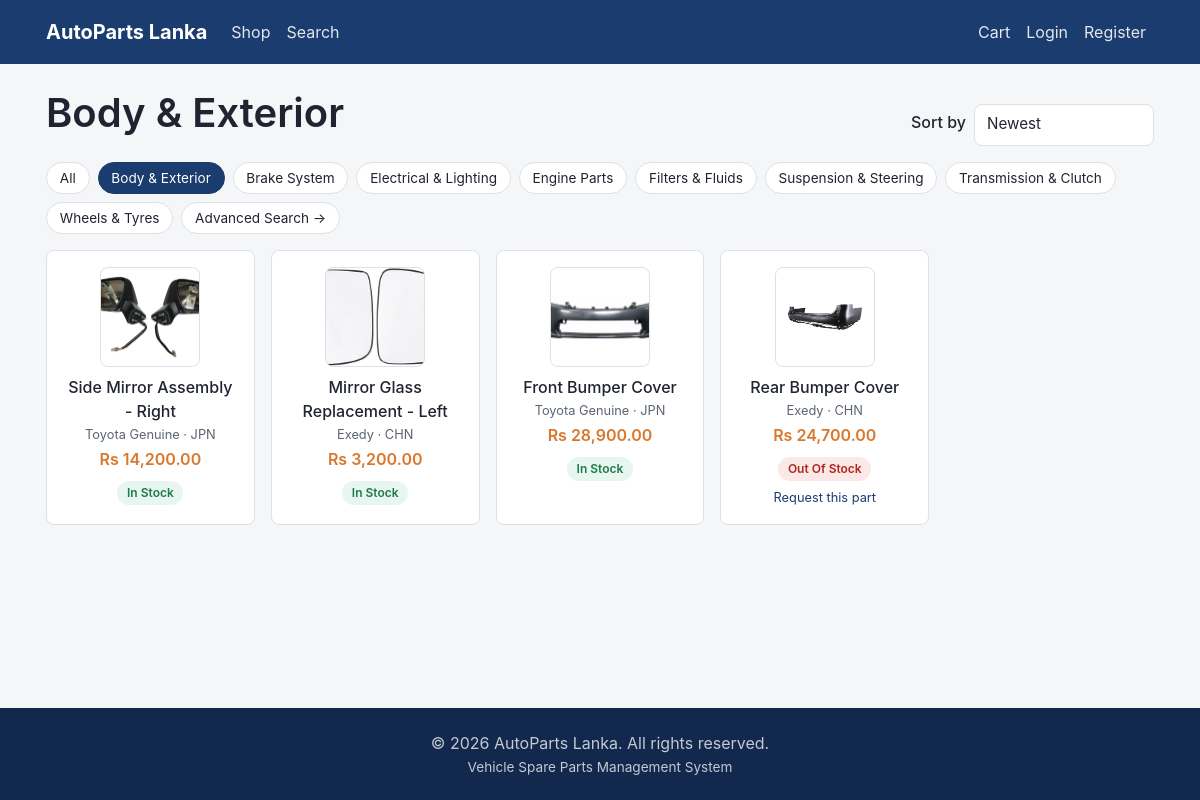
Page /catalogue/products.php?category=5 on the committed database.
### tables this page shows
CREATE TABLE category (
    categoryID       INT AUTO_INCREMENT PRIMARY KEY,
    parentCategoryID INT NULL,
    categoryName     VARCHAR(100) NOT NULL,
    description      TEXT NULL,
    CONSTRAINT fk_category_parent FOREIGN KEY (parentCategoryID)
        REFERENCES category(categoryID) ON DELETE SET NULL
);

CREATE TABLE spare_part (
    partID         INT AUTO_INCREMENT PRIMARY KEY,
    categoryID     INT NOT NULL,
    brandID        INT NOT NULL,
    countryID      INT NOT NULL,
    adminID        INT NOT NULL,
    partName       VARCHAR(150) NOT NULL,
    partNumber     VARCHAR(50)  NOT NULL,
    description    TEXT NULL,
    price          DECIMAL(12,2) NOT NULL,
    size           VARCHAR(50)  NULL,
    stockQty       INT NOT NULL DEFAULT 0,
    minStockLevel  INT NOT NULL DEFAULT 0,
    imageURL       VARCHAR(255) NULL,
    isActive       TINYINT(1) NOT NULL DEFAULT 1,
    createdAt      DATETIME NOT NULL DEFAULT CURRENT_TIMESTAMP,
    CONSTRAINT fk_part_category FOREIGN KEY (categoryID) REFERENCES category(categoryID),
    CONSTRAINT fk_part_brand    FOREIGN KEY (brandID)    REFERENCES brand(brandID),
    CONSTRAINT fk_part_country  FOREIGN KEY (countryID)  REFERENCES country(countryID),
    CONSTRAINT fk_part_admin    FOREIGN KEY (adminID)    REFERENCES admin(adminID),
    INDEX idx_part_active (isActive),
    INDEX idx_part_name (partName),
    INDEX idx_part_number (partNumber)
);

CREATE TABLE brand (
    brandID       INT AUTO_INCREMENT PRIMARY KEY,
    brandName     VARCHAR(100) NOT NULL UNIQUE,
    isAuthorized  TINYINT(1) NOT NULL DEFAULT 0
);

CREATE TABLE country (
    countryID       INT AUTO_INCREMENT PRIMARY KEY,
    countryName     VARCHAR(100) NOT NULL,
    countryCode     CHAR(3) NOT NULL,
    importDutyRate  DECIMAL(5,2) NOT NULL DEFAULT 0
);

### catalogue/products.php (the view, shortened to what this page needs)
<?php
require_once __DIR__ . '/lib/search_helper.php';
$db = getDB();
$categoryId = isset($_GET['category']) && $_GET['category'] !== '' ? (int) $_GET['category'] : null;
$sort = in_array($_GET['sort'] ?? '', CAT_SORT_OPTIONS, true) ? $_GET['sort'] : 'newest';
$page = max(1, (int) ($_GET['page'] ?? 1));
$filters = [
    'sort' => $sort,
    'page' => $page,
];
if ($categoryId) {
    $filters['categoryIds'] = catDescendantCategoryIds($db, $categoryId);
}
$result = catSearchParts($db, $filters);
$categoryTree = catCategoryTree($db);
$currentCategoryName = null;
foreach ($categoryTree as $top) {
    if ((int) $top['categoryID'] === $categoryId) {
        $currentCategoryName = $top['categoryName'];
    }
}
require __DIR__ . '/../includes/header.php';
?>
<div class="container">
    <div class="cat-page-header">
        <h1><?php echo e($currentCategoryName ?? 'All Spare Parts'); ?></h1>
        <form method="get" class="cat-sort-form">
            <label for="sort" class="form-label">Sort by</label>
            <select id="sort" name="sort" class="form-control" onchange="this.form.submit()">
                <option value="newest" <?php echo $sort === 'newest' ? 'selected' : ''; ?>>Newest</option>
            </select>
        </form>
    </div>
    <div class="cat-category-chips">
        <a class="cat-chip<?php echo !$categoryId ? ' is-active' : ''; ?>" href="<?php echo BASE_URL; ?>/catalogue/products.php">All</a>
        <?php foreach ($categoryTree as $top): ?>
        <a class="cat-chip<?php echo $categoryId === (int) $top['categoryID'] ? ' is-active' : ''; ?>" href="<?php echo BASE_URL; ?>/catalogue/products.php?category=<?php echo (int) $top['categoryID']; ?>">
            <?php echo e($top['categoryName']); ?>
        </a>
        <?php endforeach; ?>
        <a class="cat-chip" href="<?php echo BASE_URL; ?>/catalogue/search.php">Advanced Search &rarr;</a>
    </div>
    <?php if (empty($result['items'])): ?>
    <p class="text-muted mt-3">No parts found<?php echo $currentCategoryName ? ' in ' . e($currentCategoryName) : ''; ?>.</p>
    <?php else: ?>
    <div class="cat-grid mt-3">
        <?php foreach ($result['items'] as $part): ?>
            <?php echo catRenderPartCard($part); ?>
        <?php endforeach; ?>
    </div>
    <?php endif; ?>
</div>
<?php require __DIR__ . '/../includes/footer.php'; ?>

### catalogue/lib/search_helper.php (shortened to what this page needs)
<?php
function catCategoryTree(PDO $db): array
{
    $rows = $db->query(
        'SELECT categoryID, parentCategoryID, categoryName, description FROM category ORDER BY categoryName'
    )->fetchAll();
    $topLevel = [];
    $childrenByParent = [];
    foreach ($rows as $row) {
        if ($row['parentCategoryID'] === null) {
            $topLevel[(int) $row['categoryID']] = $row + ['children' => []];
        } else {
            $childrenByParent[(int) $row['parentCategoryID']][] = $row;
        }
    }
    return array_values($topLevel);
}
function catDescendantCategoryIds(PDO $db, int $categoryId): array
{
    $ids = [$categoryId];
    $stmt = $db->prepare('SELECT categoryID FROM category WHERE parentCategoryID = ?');
    $stmt->execute([$categoryId]);
    foreach ($stmt->fetchAll() as $child) {
        $ids[] = (int) $child['categoryID'];
    }
    return $ids;
}
function catFilterPriceTarget(array $filters): ?float
{
    $raw = $filters['priceTarget'] ?? null;
    if ($raw === null || $raw === '') {
        return null;
    }
    $value = (float) $raw;
    return $value > 0 ? $value : null;
}
function catInPlaceholders(string $prefix, array $values, array &$params): string
{
    $names = [];
    foreach (array_values($values) as $i => $value) {
        $key = $prefix . $i;
        $names[] = ':' . $key;
        $params[$key] = (int) $value;
    }
    return implode(',', $names);
}
function catBuildWhere(array $filters): array
{
    $where = ['sp.isActive = 1'];
    $params = [];
    $keyword = trim((string) ($filters['keyword'] ?? ''));
    if (!empty($filters['categoryIds'])) {
        $where[] = 'sp.categoryID IN (' . catInPlaceholders('cat', $filters['categoryIds'], $params) . ')';
    }
    $size = trim((string) ($filters['size'] ?? ''));
    $priceTarget = catFilterPriceTarget($filters);
    $priceRange = null;
    return [
        'sql' => implode(' AND ', $where),
        'params' => $params,
        'priceRange' => $priceRange,
        'keyword' => $keyword,
    ];
}
function catOrderClause(string $sort, ?float $priceTarget, string $keyword): array
{
    switch ($sort) {
        case 'newest':
            return ['sql' => 'sp.createdAt DESC', 'params' => []];
    }
}
function catSearchParts(PDO $db, array $filters): array
{
    $built = catBuildWhere($filters);
    $whereSql = $built['sql'];
    $countStmt = $db->prepare("SELECT COUNT(*) AS c FROM spare_part sp WHERE $whereSql");
    $countStmt->execute($built['params']);
    $total = (int) $countStmt->fetch()['c'];
    $perPage = CAT_PER_PAGE;
    $page = max(1, (int) ($filters['page'] ?? 1));
    $pagination = paginate($total, $perPage, $page);
    $order = catOrderClause((string) ($filters['sort'] ?? 'relevance'), catFilterPriceTarget($filters), $built['keyword']);
    $selectParams = $built['params'] + $order['params'];
    $sql = "SELECT sp.*, b.brandName, b.isAuthorized, c.countryName, c.countryCode, c.importDutyRate, cat.categoryName
            FROM spare_part sp
            JOIN brand b ON b.brandID = sp.brandID
            JOIN country c ON c.countryID = sp.countryID
            JOIN category cat ON cat.categoryID = sp.categoryID
            WHERE $whereSql
            ORDER BY {$order['sql']}
            LIMIT :catLimit OFFSET :catOffset";
    $stmt = $db->prepare($sql);
    foreach ($selectParams as $key => $value) {
        $stmt->bindValue(':' . $key, $value);
    }
    $stmt->bindValue(':catLimit', $perPage, PDO::PARAM_INT);
    $stmt->bindValue(':catOffset', $pagination['offset'], PDO::PARAM_INT);
    $stmt->execute();
    return [
        'items' => $stmt->fetchAll(),
        'pagination' => $pagination,
        'priceRange' => $built['priceRange'],
        'total' => $total,
        'keyword' => $built['keyword'],
    ];
}
function catRenderPartCard(array $part): string
{
    $outOfStock = (int) $part['stockQty'] <= 0;
    $html = '<div class="cat-card">';
    $html .= '<a class="cat-card-link" href="' . BASE_URL . '/catalogue/product_details.php?id=' . (int) $part['partID'] . '">';
    $html .= partImage($part, 'md');
    $html .= '<p class="cat-card-name">' . e($part['partName']) . '</p>';
    $html .= '<p class="cat-card-meta">' . e($part['brandName'] ?? '') . ' &middot; ' . e($part['countryCode'] ?? '') . '</p>';
    $html .= '<p class="cat-card-price">' . formatMoney((float) $part['price']) . '</p>';
    $html .= '</a>';
    if ($outOfStock) {
        $html .= '<span class="badge-status badge-status--cancelled">Out of Stock</span>';
        $html .= ' <a class="cat-request-link" href="' . BASE_URL . '/requests/submit_request.php?part_name=' . urlencode($part['partName']) . '">Request this part</a>';
    } else {
        $html .= '<span class="badge-status badge-status--success">In Stock</span>';
    }
    $html .= '</div>';
    return $html;
}

### includes/functions.php (shortened to what this page needs)
<?php
function e(?string $value): string
{
    return htmlspecialchars($value ?? '', ENT_QUOTES, 'UTF-8');
}
function formatMoney(float $amount): string
{
    return CURRENCY . ' ' . number_format($amount, 2);
}
function paginate(int $total, int $perPage, int $current): array
{
    $perPage = max(1, $perPage);
    $totalPages = (int) max(1, ceil($total / $perPage));
    $current = max(1, min($current, $totalPages));
    return [
        'total' => $total,
        'perPage' => $perPage,
        'currentPage' => $current,
        'totalPages' => $totalPages,
        'offset' => ($current - 1) * $perPage,
        'hasPrev' => $current > 1,
        'hasNext' => $current < $totalPages,
    ];
}
function partImage(array $part, string $size = 'md'): string
{
    if (!empty($part['imageURL'])) {
        $src = str_contains($part['imageURL'], '/')
            ? BASE_URL . '/' . ltrim($part['imageURL'], '/')
            : rtrim(UPLOAD_URL, '/') . '/' . $part['imageURL'];
        return '<img class="part-thumb part-thumb--' . e($size) . '" '
             . 'src="' . e($src) . '" alt="' . e($part['partName'] ?? '') . '">';
    }
    $initials = strtoupper(mb_substr($part['partName'] ?? '?', 0, 2));
    return '<div class="part-thumb part-thumb--' . e($size) . '">'
         . '<span>' . e($initials) . '</span></div>';
}

### assets/css/base.css (style rules this page uses)
:root { --color-primary: #1a3c6e; --color-primary-dark: #12294d; --color-accent: #d9782d; --color-success: #1f7a4d; --color-danger: #b3261e; --color-warning: #8a6100; --color-info: #1d5f8a; --color-text: #1f2430; --color-text-muted: #5c6472; --color-border: #dde1e7; --color-bg: #f5f6f8; --color-surface: #ffffff; --radius: 8px; --font-base: -apple-system, BlinkMacSystemFont, "Segoe UI", Roboto, Helvetica, Arial, sans-serif; }
* { box-sizing: border-box; }
html, body { margin: 0; padding: 0; }
body { font-family: var(--font-base); color: var(--color-text); background: var(--color-bg); line-height: 1.5; display: flex; flex-direction: column; min-height: 100vh; }
.container { max-width: 1140px; margin: 0 auto; padding: 0 1rem; }
a { color: var(--color-primary); text-decoration: none; }
h1, h2, h3, h4, h5, h6 { font-weight: 600; line-height: 1.25; margin-top: 0; }
.form-label { display: block; font-weight: 500; margin-bottom: 0.3rem; }
.form-control { display: block; width: 100%; padding: 0.55rem 0.75rem; font-size: 0.95rem; color: var(--color-text); background: var(--color-surface); border: 1px solid var(--color-border); border-radius: var(--radius); }
.badge-status { display: inline-block; padding: 0.2rem 0.6rem; border-radius: 999px; font-size: 0.75rem; font-weight: 600; text-transform: capitalize; }
.badge-status--delivered, .badge-status--fulfilled, .badge-status--success { background: #e7f6ee; color: var(--color-success); }
.badge-status--cancelled, .badge-status--rejected, .badge-status--failed { background: #fbe9e8; color: var(--color-danger); }
.part-thumb { display: flex; align-items: center; justify-content: center; background: linear-gradient(135deg, #eef1f6, #dfe4ec); border: 1px solid var(--color-border); border-radius: var(--radius); color: var(--color-text-muted); font-weight: 700; overflow: hidden; object-fit: cover; }
.part-thumb--md { width: 100px; height: 100px; font-size: 1.3rem; }
.mt-3 { margin-top: 1.5rem; }

### assets/css/catalogue.css (style rules this page uses)
.cat-page-header { display: flex; align-items: flex-end; justify-content: space-between; gap: 1rem; flex-wrap: wrap; }
.cat-sort-form { display: flex; align-items: center; gap: 0.5rem; }
.cat-sort-form .form-control { width: auto; min-width: 180px; }
.cat-category-chips { display: flex; flex-wrap: wrap; gap: 0.5rem; margin-top: 1rem; }
.cat-chip { display: inline-block; padding: 0.3rem 0.8rem; border-radius: 999px; border: 1px solid var(--color-border); background: var(--color-surface); color: var(--color-text); font-size: 0.85rem; }
.cat-chip.is-active { background: var(--color-primary); border-color: var(--color-primary); color: #fff; }
.cat-grid { display: grid; grid-template-columns: repeat(auto-fill, minmax(200px, 1fr)); gap: 1rem; }
.cat-card { background: var(--color-surface); border: 1px solid var(--color-border); border-radius: var(--radius); padding: 1rem; text-align: center; }
.cat-card-link { display: block; color: var(--color-text); }
.cat-card-link .part-thumb { margin: 0 auto 0.5rem; }
.cat-card-name { font-weight: 500; margin: 0.25rem 0 0; }
.cat-card-meta { color: var(--color-text-muted); font-size: 0.8rem; margin: 0.15rem 0; }
.cat-card-price { color: var(--color-accent); font-weight: 600; margin: 0.15rem 0 0.5rem; }
.cat-request-link { display: inline-block; margin-top: 0.4rem; font-size: 0.8rem; }

### rows in the picture
category: categoryName "Body & Exterior"
category: categoryName "Brake System"
category: categoryName "Electrical & Lighting"
category: categoryName "Engine Parts"
category: categoryName "Filters & Fluids"
category: categoryName "Suspension & Steering"
category: categoryName "Transmission & Clutch"
category: categoryName "Wheels & Tyres"
spare_part: imageURL (picture), partName "Side Mirror Assembly - Right", brandID.brandName "Toyota Genuine", countryID.countryCode "JPN", price "Rs 14,200.00", stockQty "In Stock"
spare_part: imageURL (picture), partName "Mirror Glass Replacement - Left", brandID.brandName "Exedy", countryID.countryCode "CHN", price "Rs 3,200.00", stockQty "In Stock"
spare_part: imageURL (picture), partName "Front Bumper Cover", brandID.brandName "Toyota Genuine", countryID.countryCode "JPN", price "Rs 28,900.00", stockQty "In Stock"
spare_part: imageURL (picture), partName "Rear Bumper Cover", brandID.brandName "Exedy", countryID.countryCode "CHN", price "Rs 24,700.00", stockQty "Out Of Stock"

### other values in the picture
SITE_NAME "AutoParts Lanka"
